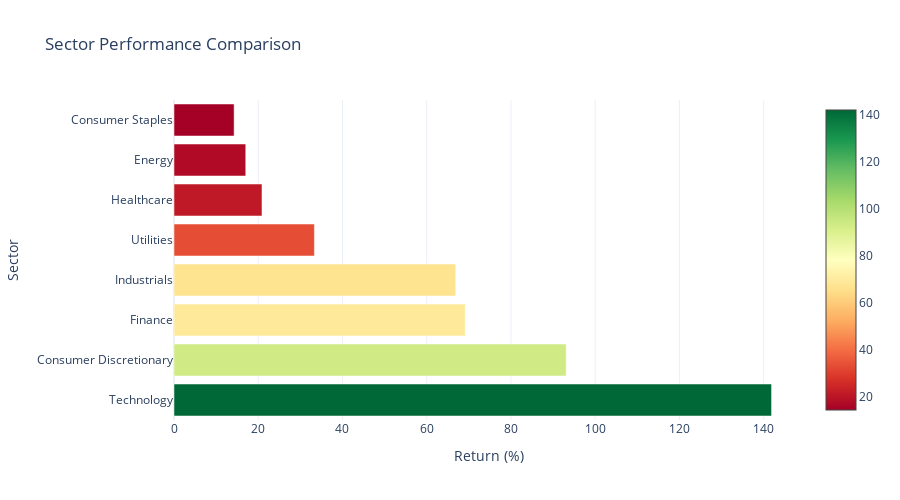

The notebook cell saved with this chart:
### Markdown cell above
## 5. Sector Rotation Analysis

Track performance across different sectors.

### Code cell
# Sector ETFs
sectors = {
    'Technology': 'XLK',
    'Healthcare': 'XLV',
    'Finance': 'XLF',
    'Energy': 'XLE',
    'Consumer Discretionary': 'XLY',
    'Consumer Staples': 'XLP',
    'Industrials': 'XLI',
    'Utilities': 'XLU'
}

print("Analyzing sector performance...\n")

# Calculate sector returns
sector_returns = {}
for sector_name, etf in sectors.items():
    try:
        df = get_stock_data(etf, start='2023-01-01')
        total_return = ((df['Close'].iloc[-1] / df['Close'].iloc[0]) - 1) * 100
        sector_returns[sector_name] = total_return
    except:
        sector_returns[sector_name] = 0

# Sort by performance
sorted_sectors = sorted(sector_returns.items(), key=lambda x: x[1], reverse=True)

# Display
print("📊 Sector Performance (YTD):")
print("="*50)
for i, (sector, ret) in enumerate(sorted_sectors, 1):
    emoji = "🟢" if ret > 0 else "🔴"
    print(f"{i}. {emoji} {sector:25s} {ret:+.2f}%")

# Visualize
import plotly.graph_objects as go

fig = go.Figure(go.Bar(
    x=[s[1] for s in sorted_sectors],
    y=[s[0] for s in sorted_sectors],
    orientation='h',
    marker=dict(
        color=[s[1] for s in sorted_sectors],
        colorscale='RdYlGn',
        showscale=True
    )
))

fig.update_layout(
    title='Sector Performance Comparison',
    xaxis_title='Return (%)',
    yaxis_title='Sector',
    template='plotly_white',
    height=500
)

fig.show()

### Figure 1 — Plotly figure (JSON) as saved in the notebook; plotly's stock layout.template omitted (floating-point values rounded to 4 significant figures)
{"data": [{"marker": {"color": [141.9, 93.12, 69.15, 66.9, 33.34, 20.89, 17.04, 14.27], "colorscale": [[0, "rgb(165,0,38)"], [0.1, "rgb(215,48,39)"], [0.2, "rgb(244,109,67)"], [0.3, "rgb(253,174,97)"], [0.4, "rgb(254,224,139)"], [0.5, "rgb(255,255,191)"], [0.6, "rgb(217,239,139)"], [0.7, "rgb(166,217,106)"], [0.8, "rgb(102,189,99)"], [0.9, "rgb(26,152,80)"], [1, "rgb(0,104,55)"]], "showscale": true}, "orientation": "h", "type": "bar", "x": [141.9, 93.12, 69.15, 66.9, 33.34, 20.89, 17.04, 14.27], "y": ["Technology", "Consumer Discretionary", "Finance", "Industrials", "Utilities", "Healthcare", "Energy", "Consumer Staples"]}], "layout": {"height": 500, "title": {"text": "Sector Performance Comparison"}, "xaxis": {"title": {"text": "Return (%)"}}, "yaxis": {"title": {"text": "Sector"}}}}
